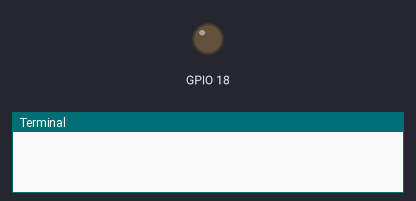
A program run on a simulated Raspberry Pi (BCM pin numbers). Parts: output pins drawn as LEDs (lit = HIGH), the last lines printed to the terminal. Dashed ring = blinking. At 11.0 s the program stops and its outputs stay as they are.

Above: at 0.5 s.
At 2.92 s:
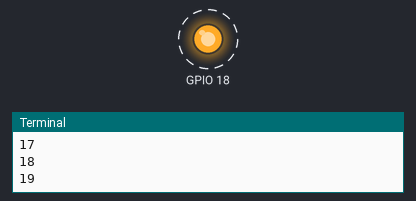
Timing chart, 0 to 3.2 s (numbered marks = the images above):
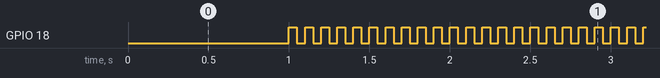

Measured:
- by itself, GPIO 18: alternates HIGH for 0.05 s and LOW for 0.05 s, 200 changes in all, then stays LOW

The program:

led.py
```python
# Python Script to enable/disable pins on Raspberry PI

import RPi.GPIO as GPIO
import time

GPIO.setmode(GPIO.BCM)
GPIO.setwarnings(False)
GPIO.setup(18,GPIO.OUT)

time.sleep(1)

try:
  for x in range(0, 100):
    print(x)
    GPIO.output(18,GPIO.HIGH)
    time.sleep(.05)
    GPIO.output(18,GPIO.LOW)
    time.sleep(.05)

finally:
  GPIO.cleanup()
```
